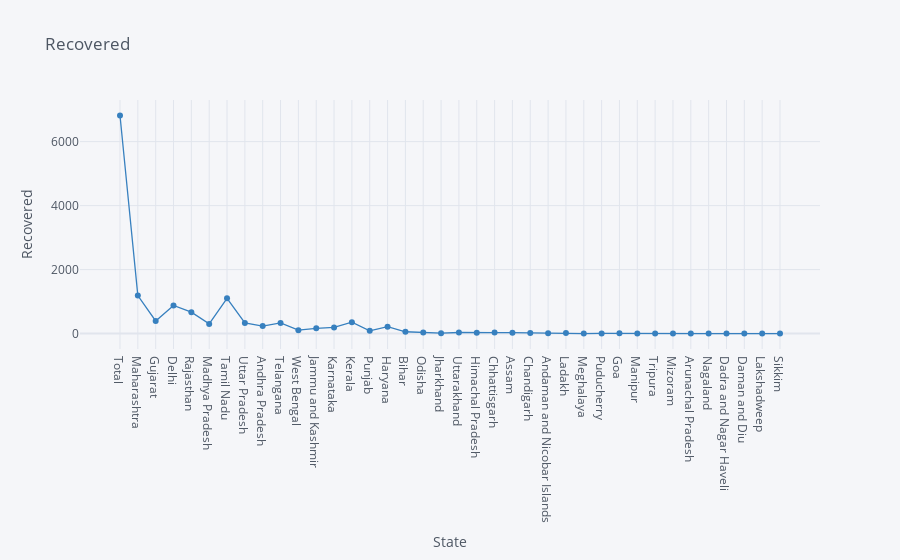

Write notebook code for a chart like this one.
### Markdown cell above
# Recovered Cases as per State

### Code cell
df.iplot(kind="scatter",x="State",y="Recovered",mode='markers+lines',title="Recovered",xTitle="State",yTitle="Recovered",colors='blue',size=0)

### Figure 1 — Plotly figure (JSON) as saved in the notebook; plotly's stock layout.template omitted (floating-point values rounded to 4 significant figures)
{"data": [{"line": {"color": "rgba(55, 128, 191, 1.0)", "dash": "solid", "shape": "linear", "width": 1.3}, "marker": {"size": 0, "symbol": "circle"}, "mode": "markers+lines", "name": "Recovered", "text": "", "type": "scatter", "x": ["Total", "Maharashtra", "Gujarat", "Delhi", "Rajasthan", "Madhya Pradesh", "Tamil Nadu", "Uttar Pradesh", "Andhra Pradesh", "Telangana", "West Bengal", "Jammu and Kashmir", "Karnataka", "Kerala", "Punjab", "Haryana", "Bihar", "Odisha", "Jharkhand", "Uttarakhand", "Himachal Pradesh", "Chhattisgarh", "Assam", "Chandigarh", "Andaman and Nicobar Islands", "Ladakh", "Meghalaya", "Puducherry", "Goa", "Manipur", "Tripura", "Mizoram", "Arunachal Pradesh", "Nagaland", "Dadra and Nagar Haveli", "Daman and Diu", "Lakshadweep", "Sikkim"], "y": [6820, 1188, 394, 877, 669, 302, 1101, 330, 235, 332, 105, 164, 193, 355, 84, 213, 56, 35, 13, 33, 22, 32, 27, 17, 11, 16, 0, 4, 7, 2, 2, 0, 1, 0, 0, 0, 0, 0]}], "layout": {"legend": {"bgcolor": "#F5F6F9", "font": {"color": "#4D5663"}}, "paper_bgcolor": "#F5F6F9", "plot_bgcolor": "#F5F6F9", "title": {"font": {"color": "#4D5663"}, "text": "Recovered"}, "xaxis": {"gridcolor": "#E1E5ED", "showgrid": true, "tickfont": {"color": "#4D5663"}, "title": {"font": {"color": "#4D5663"}, "text": "State"}, "zerolinecolor": "#E1E5ED"}, "yaxis": {"gridcolor": "#E1E5ED", "showgrid": true, "tickfont": {"color": "#4D5663"}, "title": {"font": {"color": "#4D5663"}, "text": "Recovered"}, "zerolinecolor": "#E1E5ED"}}}
